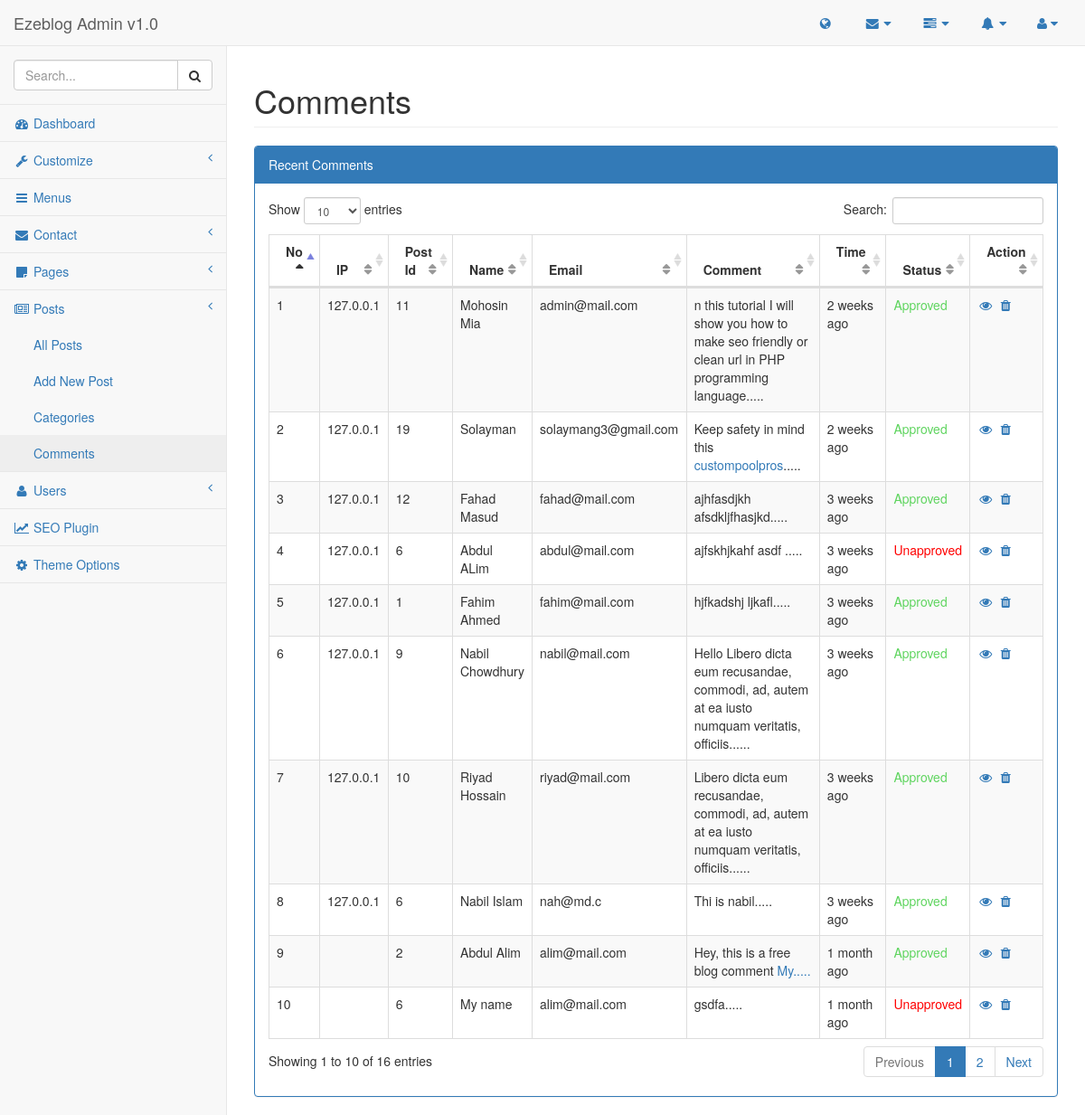
Before: /admin/pages/comments.php (signed in) with the older database file.
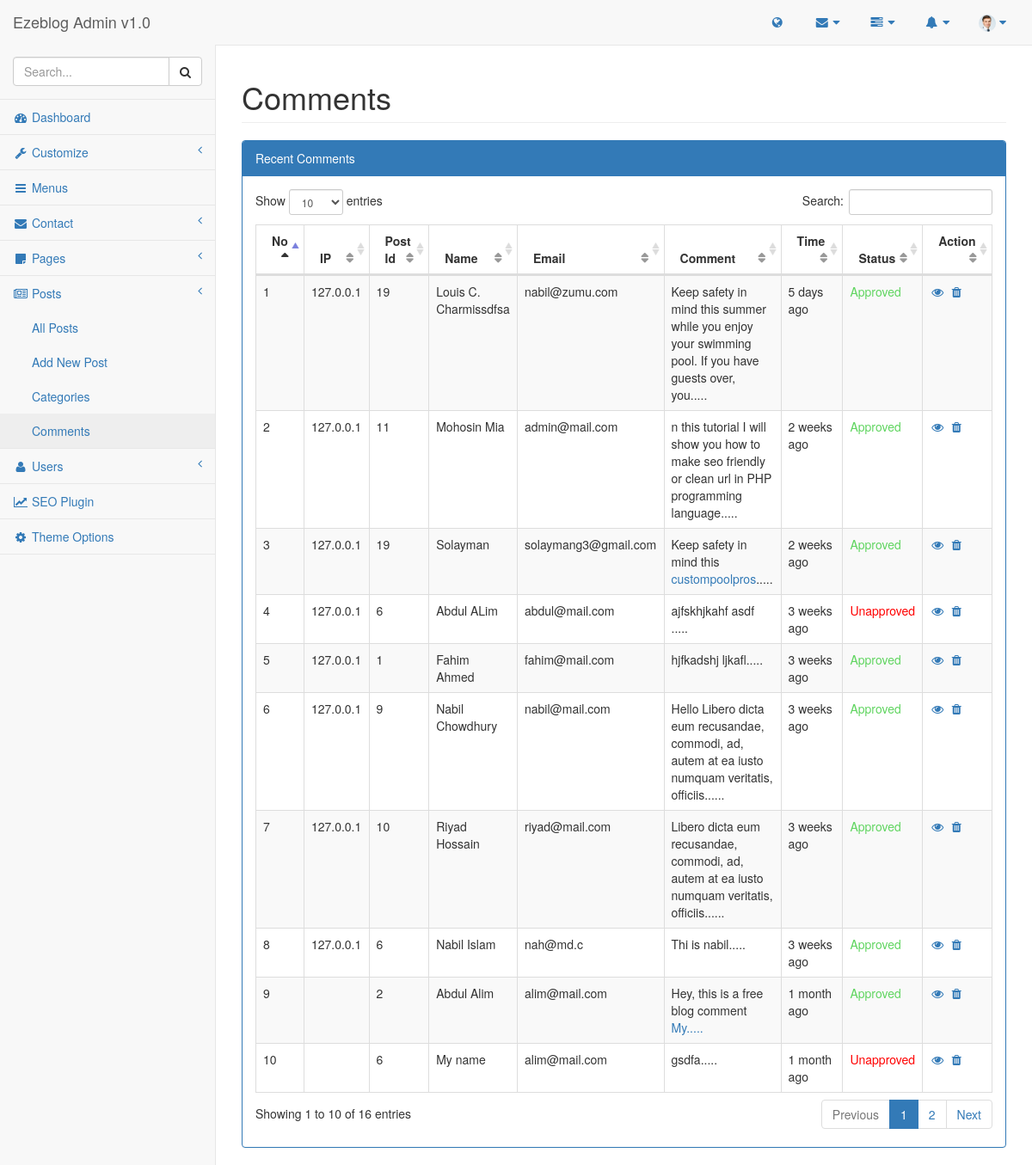
After: the same page with the newer database file.
### tables this page shows
CREATE TABLE `list_comment` (
  `id` int(11) NOT NULL,
  `post` int(11) NOT NULL,
  `name` varchar(255) NOT NULL,
  `email` varchar(255) NOT NULL,
  `comment` text NOT NULL,
  `ip` varchar(255) NOT NULL,
  `status` int(11) NOT NULL DEFAULT '0',
  `created_at` timestamp NOT NULL DEFAULT CURRENT_TIMESTAMP
);

CREATE TABLE `list_user` (
  `id` int(11) NOT NULL,
  `firstname` varchar(255) NOT NULL,
  `lastname` varchar(255) NOT NULL,
  `username` varchar(255) NOT NULL,
  `photo` varchar(255) NOT NULL,
  `email` varchar(255) NOT NULL,
  `details` text NOT NULL,
  `password` varchar(255) NOT NULL,
  `birth` date NOT NULL,
  `website` varchar(255) NOT NULL,
  `role` int(11) NOT NULL DEFAULT '4',
  `created_at` timestamp NOT NULL DEFAULT CURRENT_TIMESTAMP
);

### lib/Session.php (called while the page is built, shortened)
<?php
class Session{
        public static function get($key){
            if(isset($_SESSION[$key])){
                return $_SESSION[$key];
            }else{
                return false;
            }
        }
    }
?>

### lib/Database.php (called while the page is built, shortened)
<?php
class Database{
    public $host   = DB_HOST;
    public $user   = DB_USER;
    public $pass   = DB_PASS;
    public $name   = DB_NAME;
    public $link;
    private function connectDB(){
        $this->link = new mysqli($this->host, $this->user, $this->pass, $this->name);
    }
    public function select($query){
        $result = $this->link->query($query) or die($this->link->error.__LINE__);
        if($result->num_rows > 0){
            return $result;
        } else {
            return false;
        }
    }
}
?>

### lib/Format.php (called while the page is built, shortened)
<?php
class Format{
        public function humanTiming($time){
            $time = time() - $time;
            $time = ($time<1)? 1 : $time;
            $tokens = array (
                31536000 => 'year',
                2592000 => 'month',
                604800 => 'week',
                86400 => 'day',
                3600 => 'hour',
                60 => 'minute',
                1 => 'second'
            );
            foreach ($tokens as $unit => $text) {
                if ($time < $unit) continue;
                $numberOfUnits = floor($time / $unit);
                return $numberOfUnits.' '.$text.(($numberOfUnits>1)?'s ':' ').'ago';
            }
        }
        public function textShorten($text, $limit = 400){
            $text = $text." ";
            $text = substr($text, 0, $limit);
            $text = substr($text, 0, strrpos($text, ' '));
            $text = $text.".....";
            return $text;
        }
    }
?>

### admin/pages/comments.php (the view, shortened to what this page needs)
<?php include '../inc/header.php'; ?>
<?php include '../inc/sidebar.php'; ?>
<div id="page-wrapper">
    <div class="row">
        <div class="col-lg-12">
            <h1 class="page-header">Comments</h1>
        </div>
    </div>
    <div class="row">
        <div class="col-lg-12">
            <div class="panel panel-primary">
                <div class="panel-heading">
                    Recent Comments
                </div>
                <div class="panel-body">
                    <table width="100%" class="table table-striped table-bordered table-hover comments" id="dataTables-subscribe">
                        <thead>
                        <tr>
                            <th width="6%">No</th>
                            <th width="8%">IP</th>
                            <th width="10%">Post Id</th>
                            <th width="10%">Name</th>
                            <th width="10%">Email</th>
                            <th width="30%">Comment</th>
                            <th width="10%">Time</th>
                            <th width="8%">Status</th>
                            <th width="8%">Action</th>
                        </tr>
                        </thead>
                        <tbody>
                        <?php
                            $query = "SELECT * FROM list_comment ORDER BY id DESC";
                            $comment = $database->select($query);
                            if($comment){
                                $i = 0;
                                while($result = $comment->fetch_assoc()){
                                    $i++
                         ?>
                                <tr class="odd gradeX">
                                    <td><?php echo $i; ?></td>
                                    <td  class="center"><?php echo $result['ip']; ?></td>
                                    <td><?php echo $result['post']; ?></td>
                                    <td><?php echo $result['name']; ?></td>
                                    <td><?php echo $result['email']; ?></td>
                                    <td><?php echo $format->textShorten($result['comment'], 100); ?></td>
                                    <td><?php echo $format->humanTiming(strtotime($result['created_at'])); ?></td>
                                    <td>
                                        <a onclick="return confirm('Are you sure to approve?')" href="?approved=<?php echo $result['id']; ?>" class="doneMessage">
                                        <?php
                                            if($result['status'] == 0){
                                                echo "<p class='error'>Unapproved</p>";
                                            }
                                        ?>
                                        </a>
                                        <a onclick="return confirm('Are you sure to unapprove?')" href="?unapproved=<?php echo $result['id']; ?>" class="doneMessage">
                                        <?php
                                            if($result['status'] == 1){
                                                echo "<p class='done'>Approved</p>";
                                            }
                                        ?>
                                        </a>
                                    </td>
                                    <td  class="center"><a href="<?php echo SITE_URL; ?>post.php?id=<?php echo $result['post']; ?>" target="_blank"> <i class="fa fa-eye fa-fw"></i></a>  <a onclick="return confirm('Are you sure?')" href="?delete=<?php echo $result['id']; ?>"><i class="fa fa-trash  fa-fw"></i></a>  </td>
                                </tr>
                         <?php
                                }
                            }
                        ?>
                        </tbody>
                    </table>
                </div>
            </div>
        </div>
    </div>
</div>
<?php include '../inc/footer.php'; ?>

### admin/inc/header.php (shortened to what this page needs)
<?php include '../../lib/Session.php'; ?>
<?php include '../../lib/Database.php'; ?>
<?php include '../../lib/Format.php'; ?>
<?php
    $userid = Session::get('userId');
    $database = new Database();
    $format = new Format();
?>
<!DOCTYPE html>
<html lang="en">
<head>
    <link href="../vendor/bootstrap/css/bootstrap.min.css" rel="stylesheet">
    <link href="../vendor/jquery-ui/jquery-ui.css" rel="stylesheet">
    <link href="../vendor/metisMenu/metisMenu.min.css" rel="stylesheet">
    <link href="../dist/css/sb-admin-2.css" rel="stylesheet">
    <link href="../dist/css/custom.css" rel="stylesheet">
    <link href="../vendor/datatables-plugins/dataTables.bootstrap.css" rel="stylesheet">
    <link rel="stylesheet" href="../vendor/datatables-plugins/buttons.bootstrap4.min.css">
    <link href="../vendor/datatables-responsive/dataTables.responsive.css" rel="stylesheet">
    <link href="../vendor/morrisjs/morris.css" rel="stylesheet">
    <link href="../vendor/summernote/summernote-bs4.css" rel="stylesheet">
    <link href="../vendor/font-awesome/css/font-awesome.min.css" rel="stylesheet" type="text/css">
</head>
<body>
<div id="wrapper">
    <nav class="navbar navbar-default navbar-static-top" role="navigation" style="margin-bottom: 0">
        <div class="navbar-header">
            <a class="navbar-brand" href="index.php">Ezeblog Admin v1.0</a>
        </div>
        <ul class="nav navbar-top-links navbar-right">
            <li>
                <a href="<?php echo SITE_URL; ?>" target="_blank"><i class="fa fa-globe fa-fw"></i></a>
            </li>
            <li class="dropdown">
                <a class="dropdown-toggle" data-toggle="dropdown" href="#">
                    <i class="fa fa-envelope fa-fw"></i> <i class="fa fa-caret-down"></i>
                </a>
                    <?php
                    $query = "SELECT * FROM list_contact WHERE status = '1' ORDER BY id DESC LIMIT 3";
                    $mail = $database->select($query);
                    ?>
            </li>
            <li class="dropdown">
                <a class="dropdown-toggle" data-toggle="dropdown" href="#">
                    <i class="fa fa-tasks fa-fw"></i> <i class="fa fa-caret-down"></i>
                </a>
            </li>
            <li class="dropdown">
                <a class="dropdown-toggle" data-toggle="dropdown" href="#">
                    <i class="fa fa-bell fa-fw"></i> <i class="fa fa-caret-down"></i>
                </a>
            </li>
            <li class="dropdown">
                <a class="dropdown-toggle" data-toggle="dropdown" href="#">
                    <span class="profile-photo">
                            <?php
                            $query = "SELECT * FROM list_user WHERE id = '$userid'";
                            $getphoto = $database->select($query);
                            $getresult = $getphoto->fetch_assoc();
                            $photo = $getresult['photo'];
                            if(!empty($photo)){
                                echo "<img src='../$photo' alt='' width='20px' height='20px'>";
                            }else{
                                echo "<i class='fa fa-user'></i>";
                            }
                            ?>
                    </span>
                    <i class="fa fa-caret-down"></i>
                </a>
            </li>
        </ul>

### admin/inc/sidebar.php (shortened to what this page needs)
<div class="navbar-default sidebar" role="navigation">
    <div class="sidebar-nav navbar-collapse">
        <ul class="nav" id="side-menu">
            <li class="sidebar-search">
                <div class="input-group custom-search-form">
                    <input type="text" class="form-control" placeholder="Search...">
                    <span class="input-group-btn">
                                <button class="btn btn-default" type="button">
                                    <i class="fa fa-search"></i>
                                </button>
                            </span>
                </div>
            </li>
            <li>
                <a href="index.php"><i class="fa fa-dashboard fa-fw"></i> Dashboard</a>
            </li>
            <?php if(Session::get('userRole') == '1'){ ?>
            <li>
                <a href="#"><i class="fa fa-wrench fa-fw"></i> Customize<span class="fa arrow"></span></a>
            </li>
            <li>
                <a href="menu.php"><i class="fa fa-bars fa-fw"></i> Menus</span></a>
            </li>
            <li>
                <a href="#"><i class="fa fa-envelope fa-fw"></i> Contact<span class="fa arrow"></span></a>
            </li>
            <li>
                <a href="#"><i class="fa fa-sticky-note fa-fw"></i> Pages<span class="fa arrow"></span></a>
            </li>
            <?php } ?>
            <li>
                <a href="#"><i class="fa fa-newspaper-o fa-fw"></i> Posts<span class="fa arrow"></span></a>
                <ul class="nav nav-second-level">
                    <li>
                        <a href="posts.php">All Posts</a>
                    </li>
                    <li>
                        <a href="addpost.php">Add New Post</a>
                    </li>
                    <li>
                        <a href="category.php">Categories</a>
                    </li>
                    <li>
                        <a href="comments.php">Comments</a>
                    </li>
                </ul>
            </li>
            <li>
                <a href="#"><i class="fa fa-user fa-fw"></i> Users<span class="fa arrow"></span></a>
            </li>
            <?php if(Session::get('userRole') == '1'){ ?>
            <li>
                <a href="seo.php"><i class="fa fa-line-chart fa-fw"></i> SEO Plugin</a>
            </li>
            <li>
                <a href="theme.php"><i class="fa fa-cog fa-fw"></i> Theme Options</a>
            </li>
            <?php } ?>
        </ul>
    </div>
</div>
</nav>

### admin/inc/footer.php (shortened to what this page needs)
</div>
</body>
</html>

Changed rows visible on the page:
removed list_comment: ip "127.0.0.1", post "12", name "Fahad Masud", email "fahad@mail.com", comment "ajhfasdjkh afsdkljfhasjkd.....", created_at "3 weeks ago", status "Approved"
now on this page (row edited): list_user: photo (picture)
added list_comment: ip "127.0.0.1", post "19", name "Louis C. Charmissdfsa", email "nabil@zumu.com", comment "Keep safety in mind this summer while you enjoy your swimming pool. If you have guests over, you.....", created_at "5 days ago", status "Approved"
